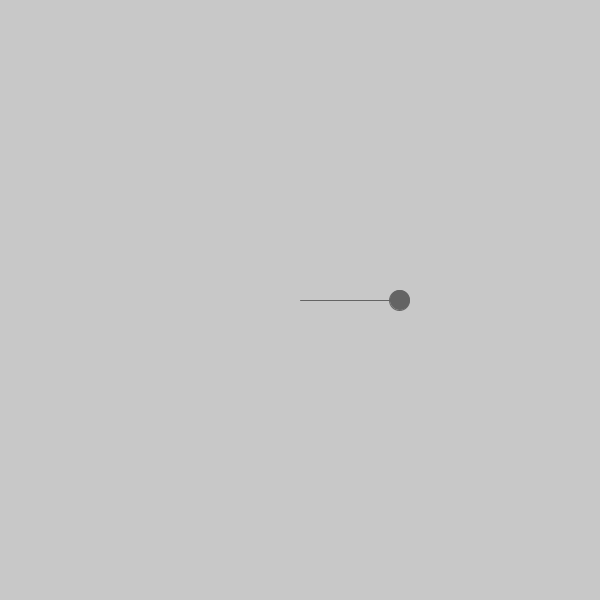
Frame 1 (no input)
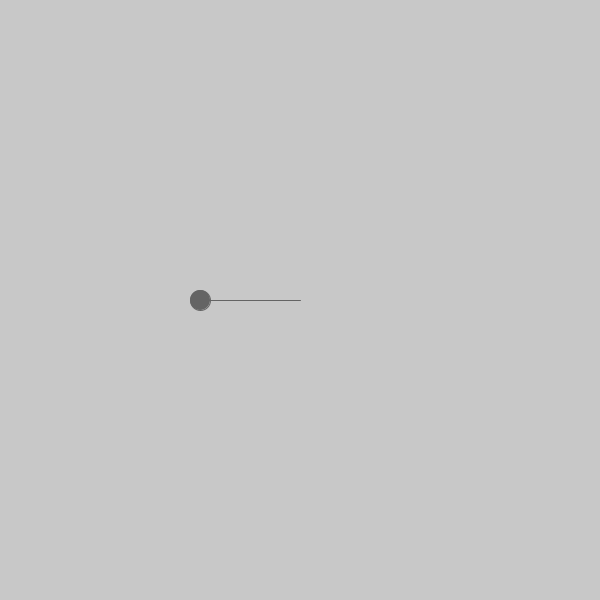
Frame 60 (the mouse pressed at the canvas centre just before this capture)
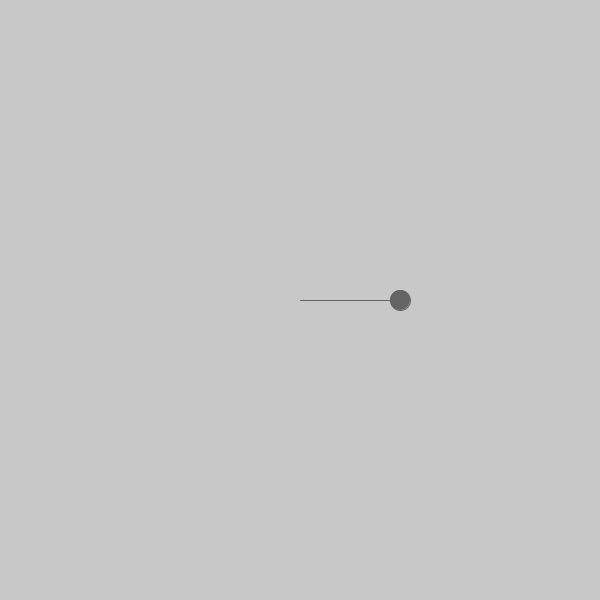
Frame 120 (the mouse held since frame 60 and released just before this capture)

The Processing sketch that drew these frames (run headless with seeded random() and noise(); from frame 60 on, the mouse is pressed at the canvas centre):

// Processing sketch: Example_03_05
// ── Example_03_05.pde
float amplitude;
float period;

void setup() {
  size(600, 600);
  pixelDensity(displayDensity());
  amplitude = 100;
  period = 120;
}

void draw() {
  background(200);
  
  float x = amplitude * cos(TWO_PI * frameCount / period);
  //Option using map();
  //float x = map(cos(TWO_PI * frameCount / period), -1, 1, -100, 100);
  
  stroke(100);
  fill(100);
  translate(width/2, height/2);
  line(0, 0, x, 0);
  ellipse(x, 0, 20, 20);
}
